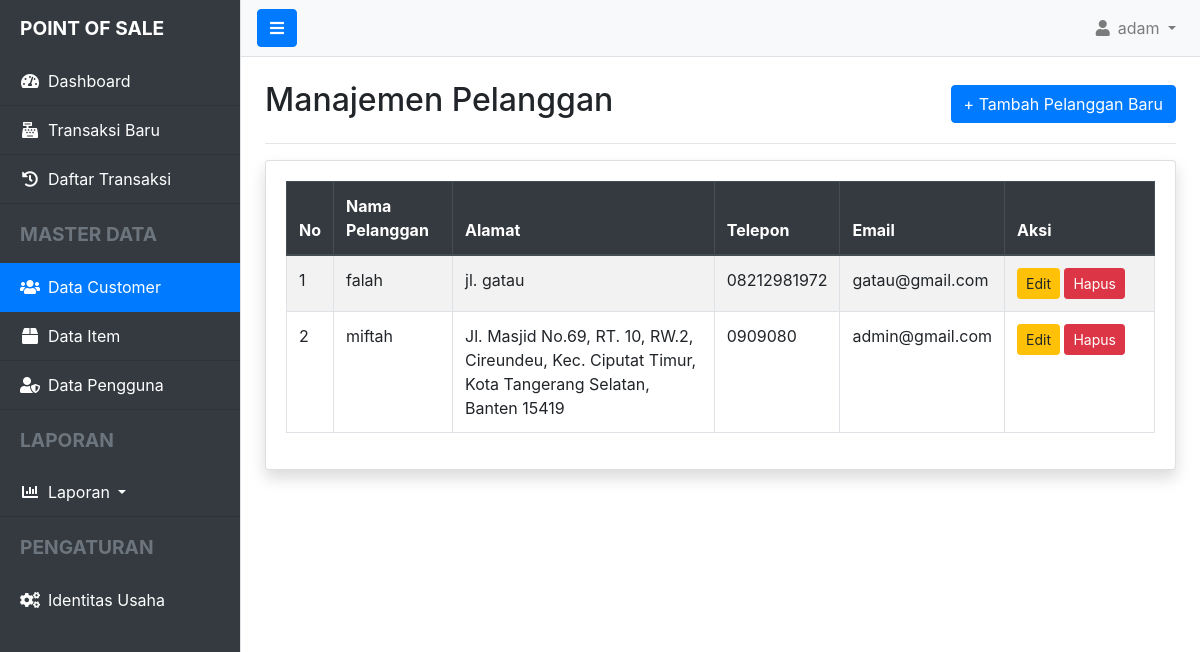
The app's page /index.php?controller=customer (signed in) with its own data.
### tables this page shows
CREATE TABLE `customers` (
  `id_customer` bigint UNSIGNED NOT NULL,
  `nama_customer` varchar(255) NOT NULL,
  `alamat` text,
  `telp` varchar(20) DEFAULT NULL,
  `email` varchar(255) DEFAULT NULL
);

### app/controllers/CustomerController.php (called while the page is built, shortened)
<?php
require_once __DIR__ . '../../models/CustomerModel.php';
class CustomerController {
    public function index() {
        $customers = CustomerModel::all();
        require __DIR__ . '/../views/layout/header.php';
        require __DIR__ . '/../views/layout/sidebar.php';
        require __DIR__ . '/../views/customer/index.php';
        require __DIR__ . '/../views/layout/footer.php';
    }
}

### index.php (called while the page is built, shortened)
<?php
require_once __DIR__ . '/routes.php';

### app/models/CustomerModel.php (called while the page is built, shortened)
<?php
class CustomerModel {
    public static function all() {
        $db = Database::getInstance();
        return $db->query("SELECT * FROM customers ORDER BY nama_customer ASC")->fetchAll();
    }
}

### app/views/customer/index.php (the view)
<div class="d-flex justify-content-between align-items-center mb-3">
    <h2>Manajemen Pelanggan</h2>
    <a href="index.php?controller=customer&action=create" class="btn btn-primary">
        + Tambah Pelanggan Baru
    </a>
</div>
<hr>
<div class="card shadow">
    <div class="card-body">
        <div class="table-responsive">
            <table class="table table-bordered table-striped">
                <thead class="thead-dark">
                    <tr>
                        <th>No</th>
                        <th>Nama Pelanggan</th>
                        <th>Alamat</th>
                        <th>Telepon</th>
                        <th>Email</th>
                        <th width="150px">Aksi</th>
                    </tr>
                </thead>
                <tbody>
                    <?php if (!empty($customers)): ?>
                        <?php $no = 1; ?>
                        <?php foreach ($customers as $customer): ?>
                            <tr>
                                <td><?= $no++; ?></td>
                                <td><?= htmlspecialchars($customer['nama_customer']); ?></td>
                                <td><?= htmlspecialchars($customer['alamat']); ?></td>
                                <td><?= htmlspecialchars($customer['telp']); ?></td>
                                <td><?= htmlspecialchars($customer['email']); ?></td>
                                <td>
                                    <a href="index.php?controller=customer&action=edit&id=<?= $customer['id_customer']; ?>" class="btn btn-sm btn-warning">Edit</a>
                                    <a href="index.php?controller=customer&action=delete&id=<?= $customer['id_customer']; ?>" class="btn btn-sm btn-danger" onclick="return confirm('Apakah Anda yakin ingin menghapus data ini?');">
                                        Hapus
                                    </a>
                                </td>
                            </tr>
                        <?php endforeach; ?>
                    <?php else: ?>
                        <tr>
                            <td colspan="6" class="text-center">Belum ada data pelanggan.</td>
                        </tr>
                    <?php endif; ?>
                </tbody>
            </table>
        </div>
    </div>
</div>

### app/views/layout/header.php (style rules this page uses)
body { overflow-x: hidden; }

### records on screen
customers: nama_customer "falah", alamat "jl. gatau", telp "08212981972", email "gatau@gmail.com"
customers: nama_customer "miftah", alamat "Jl. Masjid No.69, RT. 10, RW.2, Cireundeu, Kec. Ciputat Timur, Kota Tangerang Selatan, Banten 15419", telp "0909080", email "admin@gmail.com"

### other values on screen
$_SESSION['username'] "adam"
